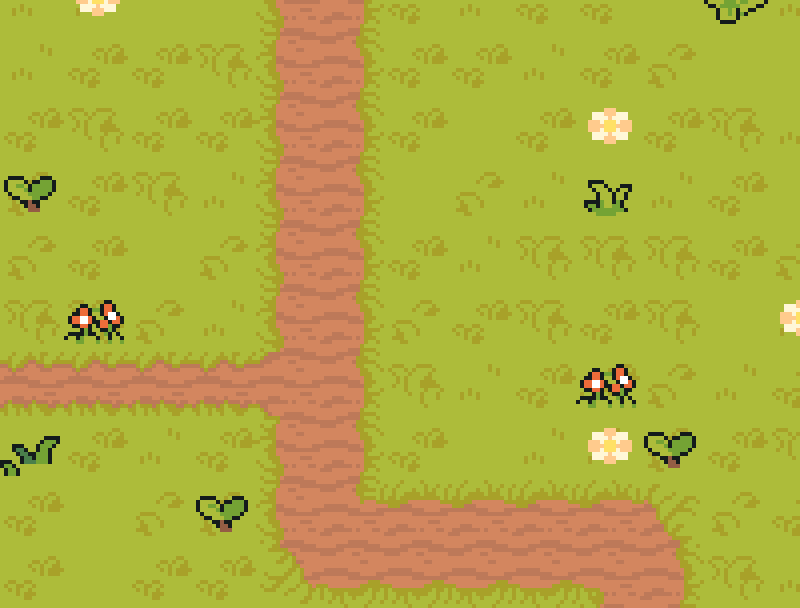

This game map was drawn from its Tiled (.tmx) file and the tilesets committed beside it. A one-line description and the full map source follow:
An orthogonal 25x19 tile map with 32x32 px tiles, 1 tile layer (Tile Layer 1).

<map version="1.10" tiledversion="1.11.2" orientation="orthogonal" renderorder="right-down" width="25" height="19" tilewidth="32" tileheight="32" infinite="0" nextlayerid="2" nextobjectid="1">
 <tileset firstgid="1" source="../tilesets/ZeldaOverworld.tsx" />
 <layer id="1" name="Tile Layer 1" width="25" height="19">
  <data encoding="csv">
3359,3360,3361,3362,3363,3364,3365,3366,3367,3368,3369,3370,3371,3372,3373,3374,3375,3376,3377,3378,3379,3380,3381,3382,3383,
3473,3474,3475,3476,3477,3478,3479,3480,3481,3482,3483,3484,3485,3486,3487,3488,3489,3490,3491,3492,3493,3494,3495,3496,3497,
3587,3588,3589,3590,3591,3592,3593,3594,3595,3596,3597,3598,3599,3600,3601,3602,3603,3604,3605,3606,3607,3608,3609,3610,3611,
3701,3702,3703,3704,3705,3706,3707,3708,3709,3710,3711,3712,3713,3714,3715,3716,3717,3718,3719,3720,3721,3722,3723,3724,3725,
3815,3816,3817,3818,3819,3820,3821,3822,3823,3824,3825,3826,3827,3828,3829,3830,3831,3832,3833,3834,3835,3836,3837,3838,3839,
3929,3930,3931,3932,3933,3934,3935,3936,3937,3938,3939,3940,3941,3942,3943,3944,3945,3946,3947,3948,3949,3950,3951,3952,3953,
4043,4044,4045,4046,4047,4048,4049,4050,4051,4052,4053,4054,4055,4056,4057,4058,4059,4060,4061,4062,4063,4064,4065,4066,4067,
4157,4158,4159,4160,4161,4162,4163,4164,4165,4166,4167,4168,4169,4170,4171,4172,4173,4174,4175,4176,4177,4178,4179,4180,4181,
4271,4272,4273,4274,4275,4276,4277,4278,4279,4280,4281,4282,4283,4284,4285,4286,4287,4288,4289,4290,4291,4292,4293,4294,4295,
4385,4386,4387,4388,4389,4390,4391,4392,4393,4394,4395,4396,4397,4398,4399,4400,4401,4402,4403,4404,4405,4406,4407,4408,4409,
4499,4500,4501,4502,4503,4504,4505,4506,4507,4508,4509,4510,4511,4512,4513,4514,4515,4516,4517,4518,4519,4520,4521,4522,4523,
4613,4614,4615,4616,4617,4618,4619,4620,4621,4622,4623,4624,4625,4626,4627,4628,4629,4630,4631,4632,4633,4634,4635,4636,4637,
4727,4728,4729,4730,4731,4732,4733,4734,4735,4736,4737,4738,4739,4740,4741,4742,4743,4744,4745,4746,4747,4748,4749,4750,4751,
4841,4842,4843,4844,4845,4846,4847,4848,4849,4850,4851,4852,4853,4854,4855,4856,4857,4858,4859,4860,4861,4862,4863,4864,4865,
4955,4956,4957,4958,4959,4960,4961,4962,4963,4964,4965,4966,4967,4968,4969,4970,4971,4972,4973,4974,4975,4976,4977,4978,4979,
5069,5070,5071,5072,5073,5074,5075,5076,5077,5078,5079,5080,5081,5082,5083,5084,5085,5086,5087,5088,5089,5090,5091,5092,5093,
5183,5184,5185,5186,5187,5188,5189,5190,5191,5192,5193,5194,5195,5196,5197,5198,5199,5200,5201,5202,5203,5204,5205,5206,5207,
5297,5298,5299,5300,5301,5302,5303,5304,5305,5306,5307,5308,5309,5310,5311,5312,5313,5314,5315,5316,5317,5318,5319,5320,5321,
5411,5412,5413,5414,5415,5416,5417,5418,5419,5420,5421,5422,5423,5424,5425,5426,5427,5428,5429,5430,5431,5432,5433,5434,5435
</data>
 </layer>
</map>
